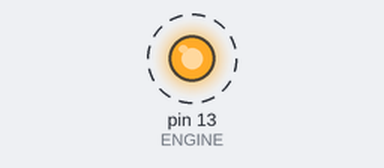
A sketch run on a simulated Arduino Uno, built with avr-gcc and run on an emulated ATmega328P. Parts: output pins drawn as LEDs (lit = HIGH). Dashed ring = blinking.

Above: at 0.07 s.
Timing chart, 0 to 3.0 s (numbered marks = the images above):
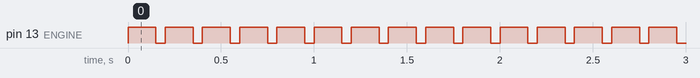

The sketch:

dc.ino
```cpp
#define ENGINE 13

void setup()
{
    pinMode(ENGINE, OUTPUT);
}

void loop()
{
    digitalWrite(ENGINE, HIGH);
    delay(150);
    digitalWrite(ENGINE, LOW);
    delay(50);
}
```

Measured:
- by itself, pin 13 (ENGINE): alternates HIGH for 0.15 s and LOW for 0.05 s
